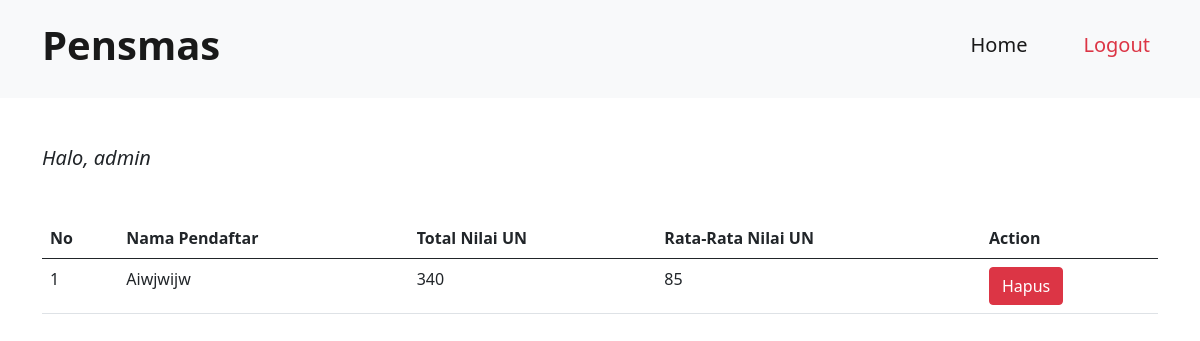
Screenshot of /petugas/index.php (signed in) with the database file from the repository.
### tables this page shows
CREATE TABLE `nilai` (
  `id_nilai` varchar(20) NOT NULL,
  `nisn` varchar(30) NOT NULL,
  `matematika` varchar(5) DEFAULT NULL,
  `IPA` varchar(5) DEFAULT NULL,
  `b_inggris` varchar(5) DEFAULT NULL,
  `b_indonesia` varchar(5) DEFAULT NULL,
  `rata_nilai` varchar(50) DEFAULT NULL
);

CREATE TABLE `pendaftar` (
  `nisn` varchar(10) NOT NULL,
  `no_pendaftar` varchar(20) NOT NULL,
  `nama_lengkap` varchar(50) NOT NULL,
  `ttl` varchar(30) DEFAULT NULL,
  `jenis_kelamin` enum('Laki-Laki','Perempuan') DEFAULT NULL,
  `agama` varchar(20) DEFAULT NULL,
  `alamat` varchar(100) DEFAULT NULL,
  `no_telp` varchar(15) DEFAULT NULL,
  `email` varchar(50) NOT NULL,
  `password` varchar(30) NOT NULL,
  `asal_sekolah` varchar(50) DEFAULT NULL,
  `nama_orangtua` varchar(50) DEFAULT NULL
);

### petugas/index.php (the view, shortened to what this page needs)
<?php
	$db = dbConnect();
	$selectPendaftar = "SELECT a.*, b.* FROM pendaftar as a
						INNER JOIN nilai as b ON a.nisn = b.nisn";
	$executePendaftar = $db->query($selectPendaftar);
?>
<!DOCTYPE html>
<html>
<head>
	<link href="https://cdn.jsdelivr.net/npm/bootstrap@5.0.2/dist/css/bootstrap.min.css" rel="stylesheet">
</head>
<body>
	<nav class="navbar navbar-expand-lg navbar-light bg-light pt-3 pb-3">
	  <div class="container">
	    <a class="navbar-brand" href="#">
	      <h1>
	        <b>Pensmas</b>
	      </h1>
	    </a>
	    <div class="collapse navbar-collapse" id="navbarSupportedContent">
	      <ul class="navbar-nav ms-auto mb-2 mb-lg-0">
	        <li class="nav-item">
	          <a class="nav-link active" aria-current="page" href=""><h5>Home</h5></a>
	        </li>
	        <li class="nav-item">
	          <a class="nav-link" href="logout.php"><h5 class="text-danger">Logout</h5></a>
	        </li>
	      </ul>
	    </div>
	  </div>
	</nav>
	<div class="container">
		<div class="mt-5 mb-3">
			<h5>
				<i>
					Halo, <?= $_SESSION['username'] ?>
				</i>
			</h5>
		</div>
		<div class="mt-5 mb-5">
			<table class="table">
				<thead>
					<tr>
						<th>No</th>
						<th>Nama Pendaftar</th>
						<th>Total Nilai UN</th>
						<th>Rata-Rata Nilai UN</th>
						<th>Action</th>
					</tr>
				</thead>
				<?php $i = 1; foreach($executePendaftar as $resP) :?>
				<tr>
					<td><?= $i++;?></td>
					<td><?= $resP['nama_lengkap']?></td>
					<td><?= $resP['matematika'] + $resP['IPA'] + $resP['b_inggris'] + $resP['b_indonesia']?></td>
					<td><?= $resP['rata_nilai']?></td>
					<td>
						<a href="delete.php?id=<?= $resP['nisn']?>" onclick="return confirm('Yakin Hapus Data Pendaftar?')" class="btn btn-danger">Hapus</a>
					</td>
				</tr>
				<?php endforeach;?>
			</table>
		</div>
	</div>
</body>
</html>

### petugas/index.php (style rules this page uses)
li { margin-left: 40px; }

### rows the page displays
nilai: nisn.nama_lengkap "Aiwjwijw", $resP['matematika'] + $resP['IPA'] + $resP['b_inggris'] + $resP['b_indonesia'] "340", rata_nilai "85"

### other values shown
$_SESSION['username'] "admin"
